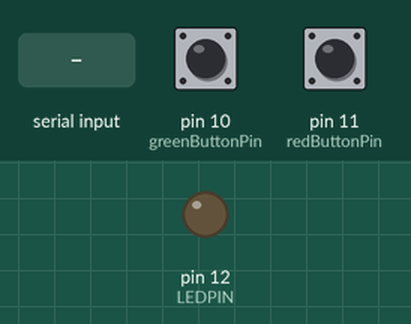
Recording of a sketch running on a simulated Arduino Uno, built with avr-gcc and run on an emulated ATmega328P. Parts: output pins drawn as LEDs (lit = HIGH). Dashed ring = blinking. The test bench sets the inputs (shaded band); at power-on: pin 10 (greenButtonPin) HIGH, pin 11 (redButtonPin) HIGH. What the sketch prints to the serial monitor is not drawn.

Above: at 1.2 s.
1.3 s: "T" received over Serial
At 1.42 s:
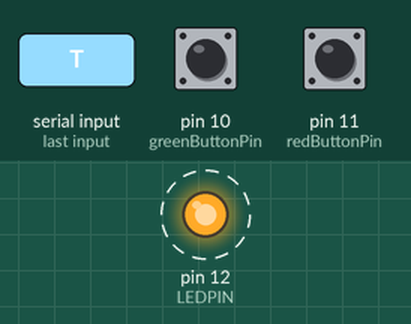
4.3 s: pin 10 (greenButtonPin) pulled LOW for 0.15 s
5.9 s: pin 11 (redButtonPin) pulled LOW for 0.15 s
Timing chart, 0 to 8.9 s (numbered marks = the images above; inputs shaded):
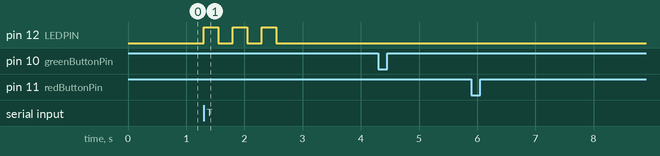

The sketch:

ops-program-4-henry-shi-game-transmitter-v2.ino
```cpp
/*
 * OPS Project 4: Arduino Uno microcontroller serial comms
 * Transmitter and Receiver arduino
 * by Henry Shi
 *
 * Circuit 1 (receiver):
 * - RX connected to other Arduino TX
 * - TX connected to other Arduino RX
 * - GND connected to other Arduino GND
 * - pin 12 (D12) connected to LED in series with 1300 ohm resistor
 *
 * Circuit 2 (transmitter):
 * - RX connected to other Arduino TX
 * - TX connected to other Arduino RX
 * - GND connected to other Arduino GND
 *
 * Any Serial.print() and Serial.println() statements
 * in transmitter code will be executed by receiver
 */

// pin numbers
#define LEDPIN 12         // white indicator LED pin
#define redButtonPin 11       // red button pin
#define greenButtonPin 10     // green button pin

// variables for serial comms
char byteRead;

// variables for pushbutton status
int redButtonState;       // default with pull-up resistor is HIGH
int greenButtonState;
int lastRedButtonState = HIGH;   // previous pushbutton state
int lastGreenButtonState = HIGH;
int ledState = LOW;       // LED state
int score = 0;            // score starts at 0
int gameOver = false;     // gameOver is initially false
unsigned long lastDebounceTime = 0;    // time since last debounce
unsigned long debounceDelay = 50;       // 50 ms delay time for debounce
bool isCorrect;           // is the correct button pressed?
bool signalRead = false;  // was the signal from the receiver read in or not?

void setup() {
  pinMode(LEDPIN, OUTPUT);
  pinMode(redButtonPin, INPUT);
  pinMode(greenButtonPin, INPUT);

  /* Activate Serial protocol and
  begin transmitting data at 9600 baud rate */
  Serial.begin(9600);
  while(!Serial) {
    ; // null, waiting for serial port to connect
  }

  // initialize LED state
  digitalWrite(LEDPIN, ledState);

}

/* code for transmitter Arduino */
void loop() {

  // read the state of red and green pushbutton into a local variable
  int redReading = digitalRead(redButtonPin);
//  Serial.print("red button reading: ");
//  Serial.print(redReading);
  int greenReading = digitalRead(greenButtonPin);
//  Serial.print(", green button reading: ");
//  Serial.println(greenReading);

  // check if either pushbutton is pressed

  if (redReading == LOW && redReading != lastRedButtonState) {
    delay(50);    // 50ms debounce time
    // if button is still pressed after 50ms, we take it as a legit press
    if (redReading == LOW) {
      Serial.write('R');
      Serial.flush();     // wait for the char to send out completely before continuing
    }
  }
  else if (greenReading == LOW && greenReading != lastGreenButtonState) {
    delay(50);    // 50ms debounce time
    // if button is still pressed after 50ms, we take it as a legit press
    if (greenReading == LOW) {
      Serial.write('G');
      Serial.flush();
    }
  }
  lastRedButtonState = redReading;
  lastGreenButtonState = greenReading;

  // read signal from other arduino
  // check to see if a signal exists
  if (Serial.available() > 0) {
    byteRead = Serial.read();       // read signal
//    Serial.print("byteRead: ");
//    Serial.println(byteRead);
    // if the signal is 'T', indicating correct button press
    if (byteRead == 'T') {
//      Serial.print("byteRead: ");
//      Serial.println(byteRead);
      blinkLed(3);// blink 3 times
    } // if the signal is 'F', indicating incorrect button press
    else if (byteRead == 'F') {
//      Serial.print("byteRead: ");
//      Serial.println(byteRead);
      // blink once
    }
  } else {
    //Serial.println("no data available to read");
  }

//    if (isCorrect == 1) {         // 1 for correct button
//      blinkLED(3);
//    } else if (isCorrect == 0) {  // 0 for incorrect button
//      digitalWrite(LEDPIN, HIGH);
//      delay(1500);
//      digitalWrite(LEDPIN, LOW);
//      delay(500);
//    }
//    Serial.flush();
//    isCorrect = '?';

    /* check if either pushbutton is pressed
       (i.e. input went from HIGH to LOW)
       and if you've waited long enough since last press for noise to die down
    */
    /*
    // if red button state changes,
    if (redReading != lastRedButtonState) {
      // reset the debouncing timer
      lastDebounceTime = millis();

      // if reading has been around for longer than debounce time,
      // take it as the actual current button state
      if ((millis() - lastDebounceTime) > debounceDelay) {
        Serial.println("red pressed");
        // if the button state has changed since last time
        if (redReading != redButtonState) {
          // assign the red reading to the red button state
          redButtonState = redReading;

          // turn LED on and increment score if new button state is LOW, i.e. pressed
          if (redButtonState == LOW) {
            ledState = HIGH;
            // send out "red" signal
            Serial.write('R');
            Serial.println("red");
            score++;
          } // otherwise, turn LED off and do not increment score
          else {
            ledState = LOW;
          }

        }
      }
    }
    // if green button state changes,
    else if (greenReading != lastGreenButtonState) {
      // reset the debouncing timer
      lastDebounceTime = millis();

      // if reading has been around for longer than debounce time,
      // take it as the actual current button state
      if ((millis() - lastDebounceTime) > debounceDelay) {
        // if the button state has changed since last time
        if (greenReading != greenButtonState) {
          // assign the reading to the button state
          greenButtonState = greenReading;

          // turn LED on and increment score if new button state is LOW, i.e. pressed
          if (greenButtonState == LOW) {
            ledState = HIGH;
            Serial.write('G');
            Serial.println("green");
            // dummy block, comment out in final program
            score++;
          } // otherwise, turn LED off and do not increment score
          else {
            ledState = LOW;
          }
        }
      }
    }
    // set the LED
    digitalWrite(LEDPIN, ledState);
    // save the readings as last button states for the next loop iteration
    lastRedButtonState = redReading;
    lastGreenButtonState = greenReading;

    // dummy test block, comment out in final program
    if (score >= 5) {
      gameOver = true;
    }
    */
  /*
  // after game ends, print out score
  Serial.print("score: ");
  Serial.println(score);
  */
}

// blink LED for a set number of blinks
void blinkLed(int nBlinks) {
  for (int i = 0; i<nBlinks; i++) {
    digitalWrite(LEDPIN, HIGH);
    delay(250);
    digitalWrite(LEDPIN, LOW);
    delay(250);
  }
}
```

Measured:
- after the input at 1.3 s, pin 12 (LEDPIN): alternates HIGH for 0.25 s and LOW for 0.25 s, 6 changes in all, then stays LOW, starting at once
- after the input at 4.3 s, every drawn part: stays the same
- after the input at 5.9 s, every drawn part: stays the same
